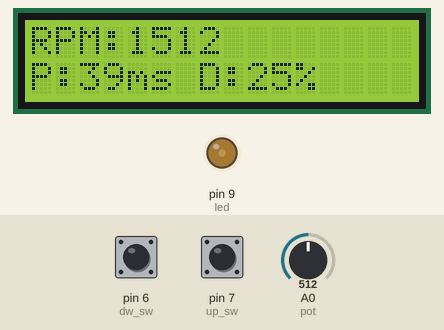
This sketch was run on a simulated Arduino Uno, built with avr-gcc and run on an emulated ATmega328P. Shown: 16×2 character LCD, output pins drawn as LEDs (lit = HIGH). The test bench sets the inputs (shaded band); at power-on: pin 6 (dw_sw) LOW, pin 7 (up_sw) LOW, A0 (pot) = 512.

Above: at 1.2 s.
1.3 s: pin 6 (dw_sw) pulled HIGH for 1 s
At 3.4 s:
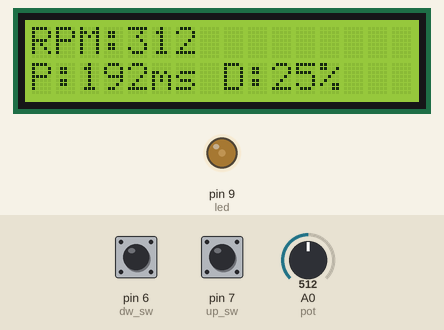
3.8 s: pin 7 (up_sw) pulled HIGH for 3.2 s
At 7.8 s:
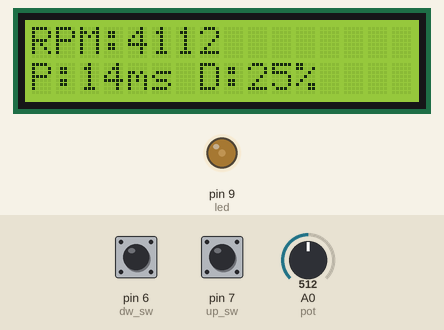
8.5 s: A0 (pot) set to 716
At 9.1 s:
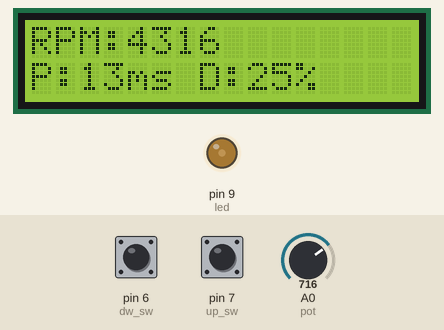
10.0 s: pin 6 (dw_sw) pulled HIGH for 0.15 s
At 11.2 s:
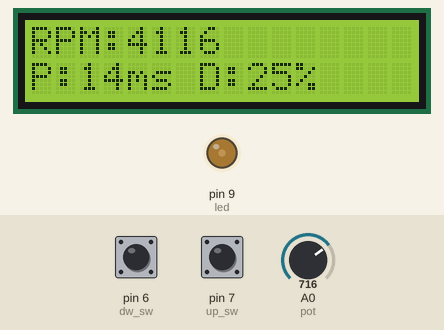
11.6 s: pin 7 (up_sw) pulled HIGH for 1 s
At 12.9 s:
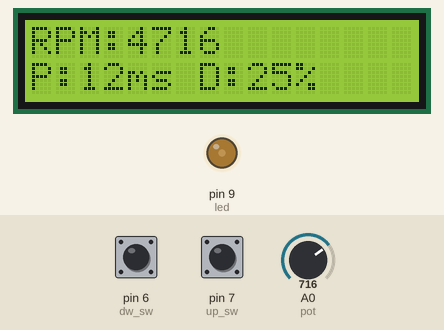
14.1 s: A0 (pot) set to 900
At 14.6 s:
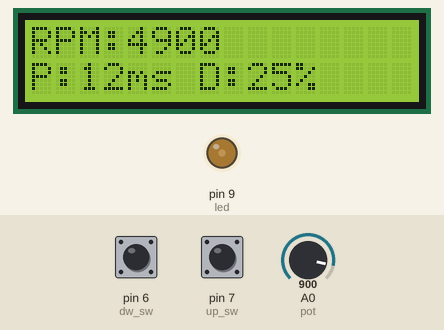
Timing chart, 0 to 16.6 s (numbered marks = the images above; inputs shaded):
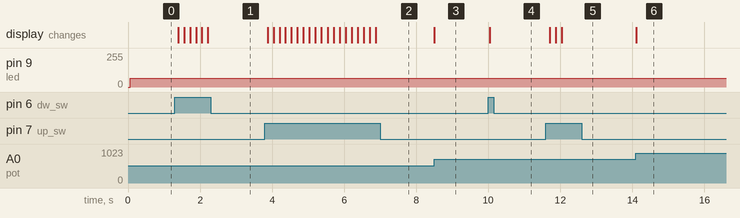

Measured:
- after the input at 1.3 s, the display: first changes after 0.10 s (image 1 shows a later state)
- after the input at 3.8 s, the display: first changes after 0.08 s (image 2 shows a later state)
- after the input at 8.5 s, the display: changes at once (image 3)
- after the input at 10.0 s, the display: changes at once (image 4)
- after the input at 11.6 s, the display: first changes after 0.11 s (image 5 shows a later state)
- after the input at 14.1 s, the display: changes at once (image 6)

The sketch:

stroboscope.ino
```cpp
#include <TimerOne.h>
#include <LiquidCrystal.h>

//Initialize libraries.
LiquidCrystal lcd(12, 11, 5, 4, 3, 2);

//Pin number definitions
int pot = A0; //Input for adjustment potentiometer.
int led = 9; //Output pin for LED on/off (gate of 2N7000 for P-chan MOSFET drive).
int up_sw = 7; //Input for RPM step increase switch.
int dw_sw = 6; //Input for RPM step decrease switch.

//Program variable definitions/initializatons
long rpm_to_us = 60 * 1000000; //60Hz/RPM * 1000000us/s, conversion factor to clean up code.
int rpm = 0; //Initialize RPM variable.
int rpm_step = 200;//Set step value for up/down switches.
int rpm_offset = 1000; //Set initial offset of RPM value.
int pos_rpm_cap = 4000; //Cap for RPM values, may remove this later.
int duty = 256; //Set 25% duty cycle by default.
long per = 0; //Initialize period variable.
int lp_counter = 0;
int lp_sp = 35;

void setup() {
  pinMode(up_sw, INPUT);
  pinMode(dw_sw, INPUT);
  pinMode(led, OUTPUT);
  pinMode(pot, INPUT);
  lcd.begin(16, 2); //Initialize 2 row, 16 character LCD display.
  Timer1.initialize(10000);//Initialize timer with a random frequency by default, because why not.
}

void loop() {
  //Read switches and adjust offset accordingly. Only allowing 1 update per loop() cycle.
  lp_counter++;

  if (lp_counter == lp_sp) {
    if (digitalRead(up_sw) == HIGH) {
      rpm_offset = rpm_offset + rpm_step;
      if (rpm_offset > pos_rpm_cap) {
        rpm_offset = pos_rpm_cap; //Cap RPM adjustment values.
      }
    } else if (digitalRead(dw_sw) == HIGH) {
      rpm_offset = rpm_offset - rpm_step;
      //Shouldn't need any checks because the offset will just stop at 0; int type variable.
    }
    lp_counter = 0;
  }

  rpm = (analogRead(pot)) + rpm_offset; //Read potentiometer and update RPM

  //Ensure RPM always remains positive.
  if (rpm < 1) {
    rpm = 1;
  }

  per = (rpm_to_us / rpm); //Convert RPM to period in us.
  Timer1.setPeriod(per);//Update timer period.
  Timer1.pwm(led, duty); //Update PWM on output pin.

  //Write RPM, period, and duty cycle values to display.
  lcd.setCursor(0, 0);
  lcd.print("RPM:");
  lcd.print(rpm);
  lcd.print("     ");
  lcd.setCursor(0, 1);
  lcd.print("P:");
  lcd.print(per / 1000); //period in ms
  lcd.print("ms ");
  lcd.print("D:");
  lcd.print((int)((duty * 100) / 1024));
  lcd.print("%");
  lcd.print("     ");

}
```
